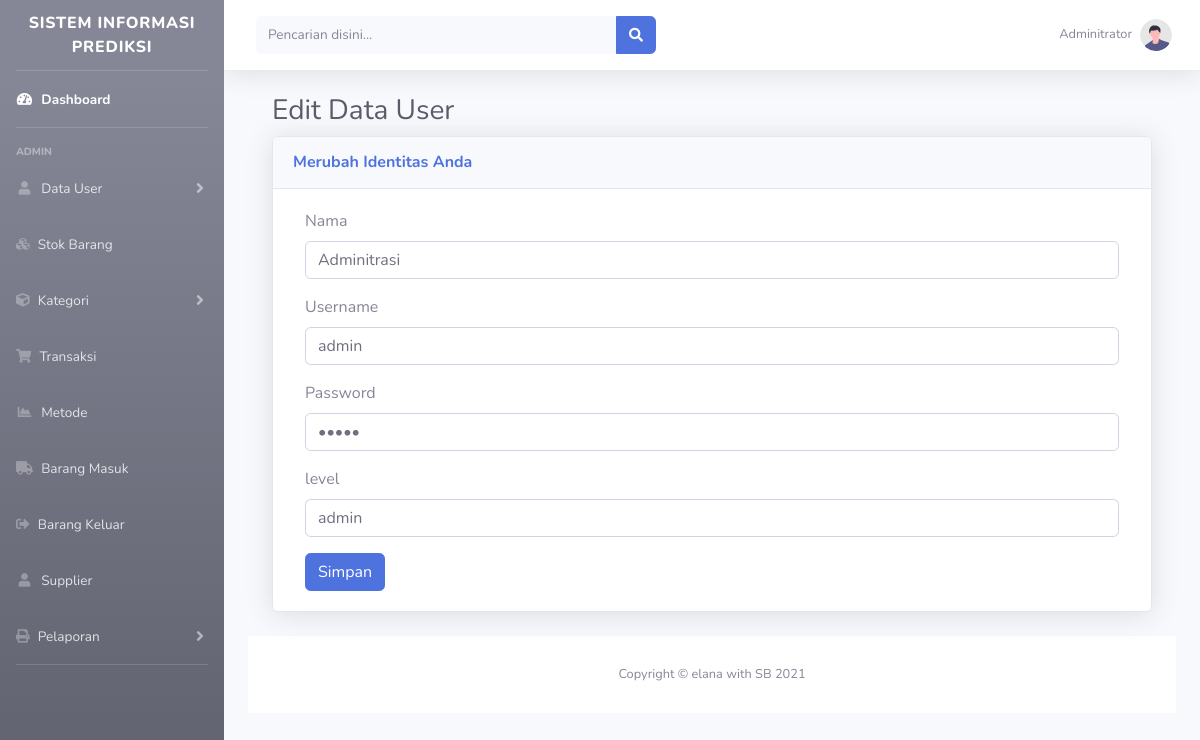
/?halaman=user&aksi=edit&id=1 (signed in), run on the app's committed database.
### tables this page shows
CREATE TABLE `user` (
  `id_user` int(11) NOT NULL,
  `username` varchar(20) NOT NULL,
  `password` varchar(20) NOT NULL,
  `level` varchar(50) NOT NULL,
  `nama` varchar(100) NOT NULL
);

### page/user/edit_user.php (the view, shortened to what this page needs)
<div class="container-fluid">
    <h1 class="h3 mb-2 text-gray-800">Edit Data User </h1>
    <div class="card shadow mb-4">
        <div class="card-header py-3">
            <h6 class="m-0 font-weight-bold text-primary">Merubah Identitas Anda</h6>
        </div>
        <div class="card-body">
            <div class="col-lg-12">
                <div class="box box-primary">
                        <?php
                        $sql = mysqli_query($conn, "SELECT *FROM user where id_user = '$_GET[id]'") or die(mysqli_error());
                        $data = mysqli_fetch_array($sql);
                        ?>
                    <form role="form" method="post">
                        <div class="box-body">
                            <div class="form-group">
                                <label for="exampleInputEmail1">Nama</label>
                                <input type="text" class="form-control" id="exampleInputEmail1" placeholder="Masukan Nama" name="nama" required value="<?= $data['nama'] ?>">
                            </div>
                            <div class="form-group">
                                <label for="exampleInputEmail1">Username</label>
                                <input type="text" class="form-control" id="exampleInputEmail1" placeholder="Masukan Username" name="username" required value="<?= $data['username'] ?>">
                            </div>
                            <div class="form-group">
                                <label for="exampleInputEmail1">Password</label>
                                <input type="password" class="form-control" id="exampleInputEmail1" placeholder="Masukan Password" name="password" required value="<?= $data['password'] ?>">
                            </div>
                            <div class="form-group">
                                <label for="exampleInputEmail1">level</label>
                                <input type="text" class="form-control" id="exampleInputEmail1" placeholder="Masukan level" name="level" required value="<?= $data['level'] ?>">
                            </div>
                        </div>
                        <div class="box-footer">
                            <button type="submit" class="btn btn-primary" name="simpan">Simpan</button>
                        </div>
                    </form>
                </div>
            </div>
        </div>
    </div>

### data on the page
user: nama "Adminitrasi", username "admin", level "admin"
